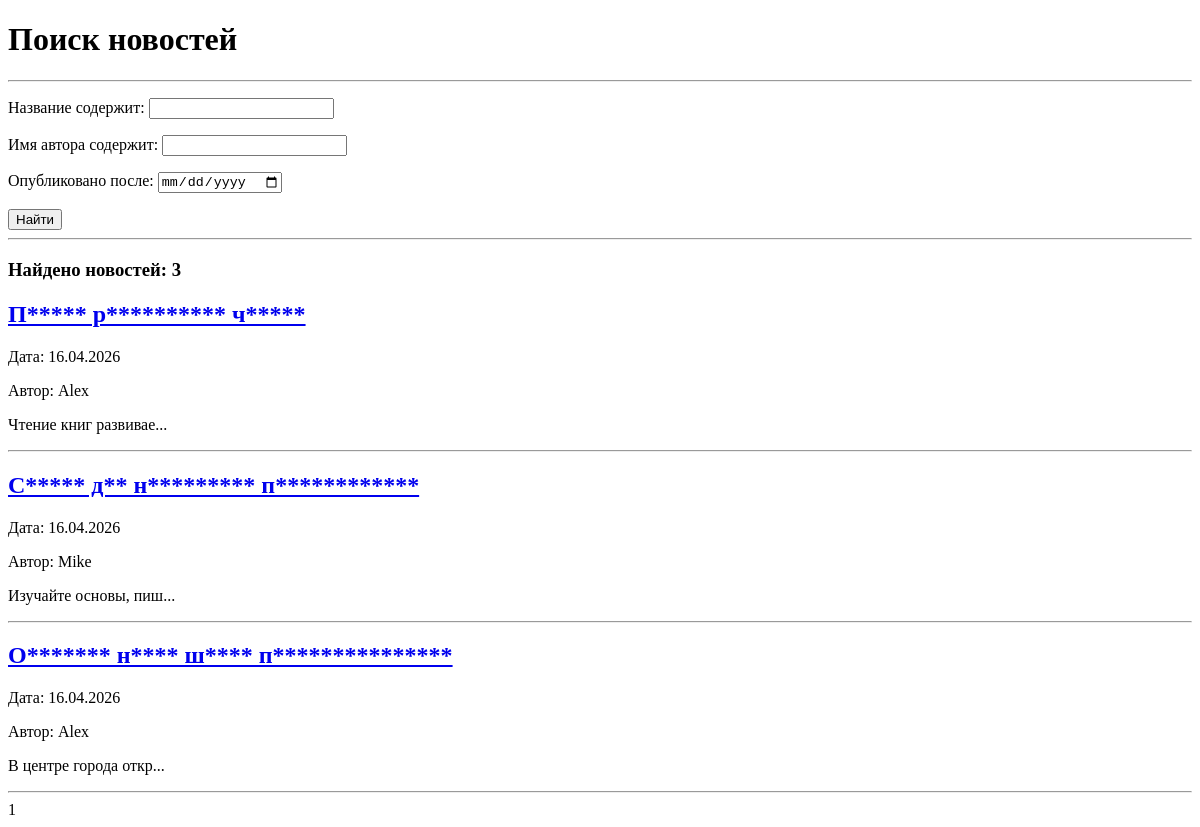
The page /news/search/ on the database as committed earlier.
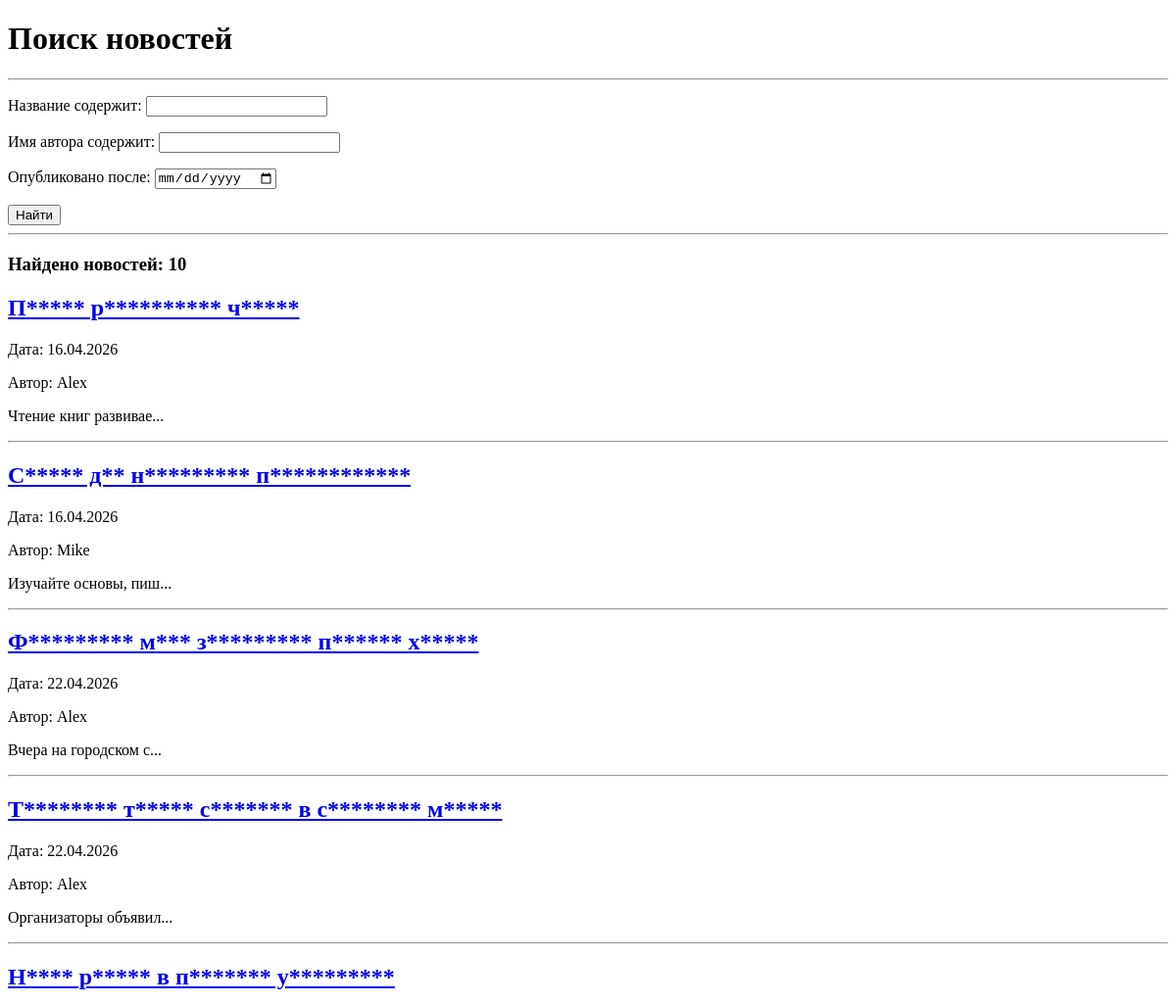
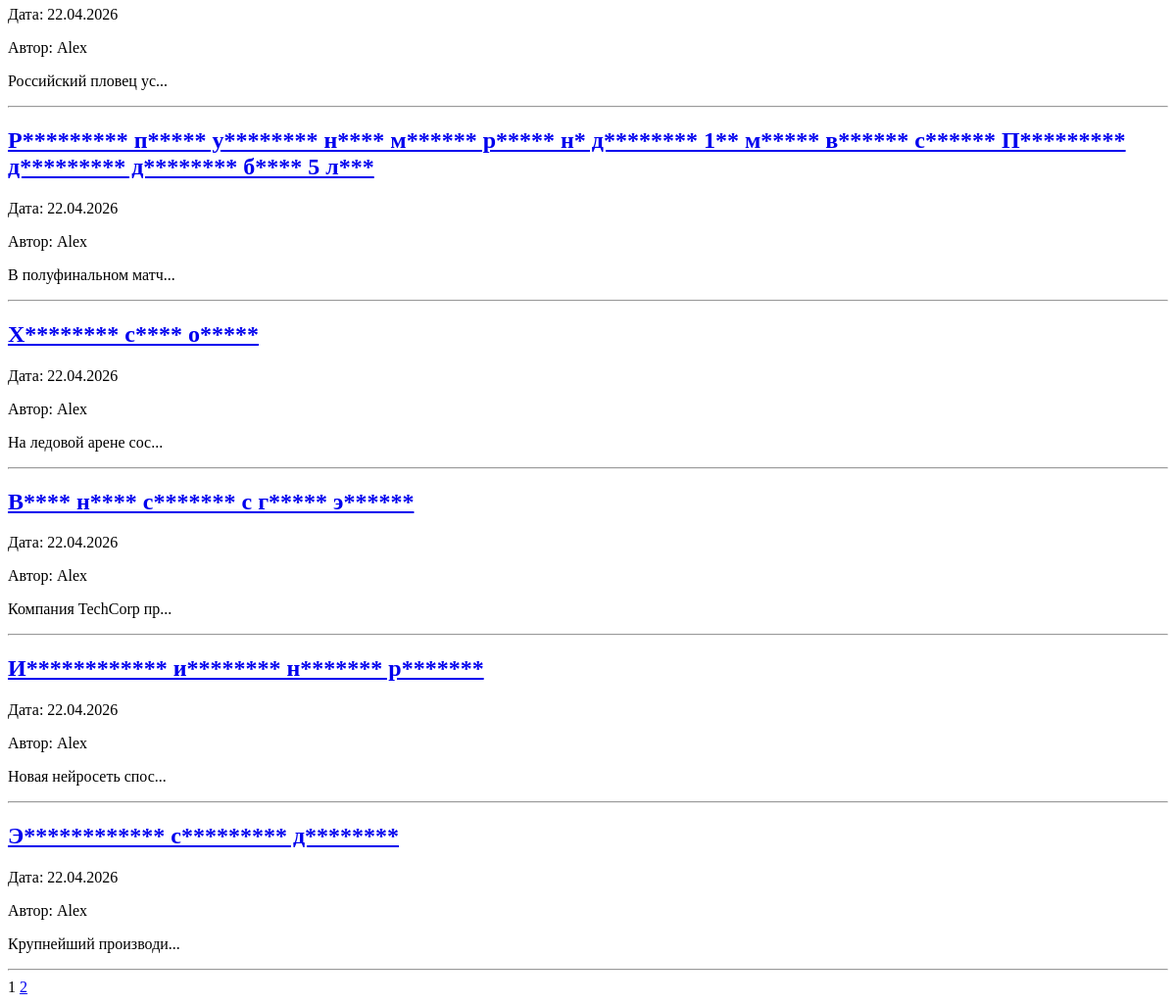
The same page on the database as committed later (2 pictures, top to bottom).
### news/models.py (models this page shows, shortened)
class Post(models.Model):
    ARTICLE = 'AR'
    NEWS = 'NW'
    POST_TYPES = [
        (ARTICLE, 'Статья'),
        (NEWS, 'Новость'),
    ]
    author = models.ForeignKey(Author, on_delete=models.CASCADE)
    post_type = models.CharField(max_length=2, choices=POST_TYPES, default=ARTICLE)
    time_in = models.DateTimeField(auto_now_add=True)
    categories = models.ManyToManyField(Category, through='PostCategory')
    title = models.CharField(max_length=255)
    text = models.TextField()
    rating = models.IntegerField(default=0)

class Author(models.Model):
    user = models.OneToOneField(User, on_delete=models.CASCADE)
    rating = models.IntegerField(default=0)

### news/views.py (the view)
# urls.py: path('search/', NewsSearch.as_view(), name='news_search'),
class NewsSearch(FilterView):
    model = Post
    template_name = 'news_search.html'
    filterset_class = PostFilter
    context_object_name = 'news'
    paginate_by = 10

### news/templatetags/custom_filters.py (called while the page is built)
@register.filter(name='censor')
def censor(value):
    if not isinstance(value, str):
        raise TypeError('Фильтр censor применяется только к строкам')
    words = value.split()
    result = []
    for word in words:
        word = word[0] + '*' * (len(word) - 1)
        result.append(word)
    return ' '.join(result)

@register.simple_tag(takes_context=True)
def url_replace(context, **kwargs):
    d = context['request'].GET.copy()
    for k, v in kwargs.items():
        d[k] = v
    return d.urlencode()

### templates/news_search.html (shortened to what this page needs)
{% extends 'flatpages/default.html' %}
{% load custom_filters %}
{% block content %}
    <h1>Поиск новостей</h1>
    <hr>
    <form action="" method="get">
        {{ filter.form.as_p }}
        <input type="submit" value="Найти" />
    </form>
    <hr>
    {% if news %}
        <h3>Найдено новостей: {{ news|length }}</h3>
        {% for post in news %}
            <div>
                <h2>
                    <a href="{% url 'news_detail' post.id %}">{{ post.title|censor }}</a>
                </h2>
                <p>Дата: {{ post.time_in|date:"d.m.Y" }}</p>
                <p>Автор: {{ post.author.user.username }}</p>
                <p>{{ post.text|slice:":20" }}...</p>
            </div>
            <hr>
        {% endfor %}
    {% else %}
        <h2>Новостей не найдено!</h2>
    {% endif %}
    {{ page_obj.number }}
    {% if page_obj.has_next %}
        <a href="?{% url_replace page=page_obj.next_page_number %}">{{ page_obj.next_page_number }}</a>
    {% endif %}
{% endblock content %}

### templates/flatpages/default.html (shortened to what this page needs)
<!DOCTYPE html>
<html lang="en">
<head>
</head>
<body>
    {% block content %}
    {% endblock content %}
</body>
</html>

Rows that differ between the two databases and show on the page:
removed Post: title|censor "О******* н**** ш**** п***************", time_in "16.04.2026", author.user.username "Alex", text "В центре города откр"
added Post: title|censor "Ф********* м*** з********* п****** х*****", time_in "22.04.2026", author.user.username "Alex", text "Вчера на городском с"
added Post: title|censor "Т******** т***** с******* в с******** м*****", time_in "22.04.2026", author.user.username "Alex", text "Организаторы объявил"
added Post: title|censor "Н**** р***** в п******* у*********", time_in "22.04.2026", author.user.username "Alex", text "Российский пловец ус"
added Post: title|censor "Р********* п***** у******** н**** м****** р***** н* д******** 1** м***** в****** с****** П********* д********* д******** б**** 5 л***", time_in "22.04.2026", author.user.username "Alex", text "В полуфинальном матч"
added Post: title|censor "Х******** с**** о*****", time_in "22.04.2026", author.user.username "Alex", text "На ледовой арене сос"
added Post: title|censor "В**** н**** с******* с г***** э******", time_in "22.04.2026", author.user.username "Alex", text "Компания TechCorp пр"
added Post: title|censor "И************ и******** н******* р*******", time_in "22.04.2026", author.user.username "Alex", text "Новая нейросеть спос"
added Post: title|censor "Э************ с********* д********", time_in "22.04.2026", author.user.username "Alex", text "Крупнейший производи"
Other text that changed with them:
{{ news|length }}: "3" → "10"
{{ page_obj.next_page_number }}: (not shown) → "2"
